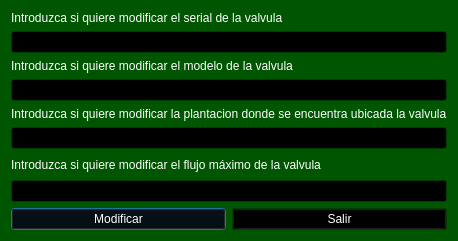
<?xml version="1.0" encoding="UTF-8"?>
<ui version="4.0">
 <class>Interfaz_modificacion</class>
 <widget class="QDialog" name="Interfaz_modificacion">
  <property name="geometry">
   <rect>
    <x>0</x>
    <y>0</y>
    <width>417</width>
    <height>241</height>
   </rect>
  </property>
  <property name="palette">
   <palette>
    <active>
     <colorrole role="WindowText">
      <brush brushstyle="SolidPattern">
       <color alpha="255">
        <red>255</red>
        <green>255</green>
        <blue>255</blue>
       </color>
      </brush>
     </colorrole>
     <colorrole role="Button">
      <brush brushstyle="SolidPattern">
       <color alpha="255">
        <red>0</red>
        <green>0</green>
        <blue>0</blue>
       </color>
      </brush>
     </colorrole>
     <colorrole role="Light">
      <brush brushstyle="SolidPattern">
       <color alpha="255">
        <red>0</red>
        <green>127</green>
        <blue>0</blue>
       </color>
      </brush>
     </colorrole>
     <colorrole role="Midlight">
      <brush brushstyle="SolidPattern">
       <color alpha="255">
        <red>0</red>
        <green>106</green>
        <blue>0</blue>
       </color>
      </brush>
     </colorrole>
     <colorrole role="Dark">
      <brush brushstyle="SolidPattern">
       <color alpha="255">
        <red>0</red>
        <green>42</green>
        <blue>0</blue>
       </color>
      </brush>
     </colorrole>
     <colorrole role="Mid">
      <brush brushstyle="SolidPattern">
       <color alpha="255">
        <red>0</red>
        <green>56</green>
        <blue>0</blue>
       </color>
      </brush>
     </colorrole>
     <colorrole role="Text">
      <brush brushstyle="SolidPattern">
       <color alpha="255">
        <red>255</red>
        <green>255</green>
        <blue>255</blue>
       </color>
      </brush>
     </colorrole>
     <colorrole role="BrightText">
      <brush brushstyle="SolidPattern">
       <color alpha="255">
        <red>255</red>
        <green>255</green>
        <blue>255</blue>
       </color>
      </brush>
     </colorrole>
     <colorrole role="ButtonText">
      <brush brushstyle="SolidPattern">
       <color alpha="255">
        <red>255</red>
        <green>255</green>
        <blue>255</blue>
       </color>
      </brush>
     </colorrole>
     <colorrole role="Base">
      <brush brushstyle="SolidPattern">
       <color alpha="255">
        <red>0</red>
        <green>0</green>
        <blue>0</blue>
       </color>
      </brush>
     </colorrole>
     <colorrole role="Window">
      <brush brushstyle="SolidPattern">
       <color alpha="255">
        <red>0</red>
        <green>85</green>
        <blue>0</blue>
       </color>
      </brush>
     </colorrole>
     <colorrole role="Shadow">
      <brush brushstyle="SolidPattern">
       <color alpha="255">
        <red>0</red>
        <green>0</green>
        <blue>0</blue>
       </color>
      </brush>
     </colorrole>
     <colorrole role="AlternateBase">
      <brush brushstyle="SolidPattern">
       <color alpha="255">
        <red>0</red>
        <green>42</green>
        <blue>0</blue>
       </color>
      </brush>
     </colorrole>
     <colorrole role="ToolTipBase">
      <brush brushstyle="SolidPattern">
       <color alpha="255">
        <red>255</red>
        <green>255</green>
        <blue>220</blue>
       </color>
      </brush>
     </colorrole>
     <colorrole role="ToolTipText">
      <brush brushstyle="SolidPattern">
       <color alpha="255">
        <red>0</red>
        <green>0</green>
        <blue>0</blue>
       </color>
      </brush>
     </colorrole>
    </active>
    <inactive>
     <colorrole role="WindowText">
      <brush brushstyle="SolidPattern">
       <color alpha="255">
        <red>255</red>
        <green>255</green>
        <blue>255</blue>
       </color>
      </brush>
     </colorrole>
     <colorrole role="Button">
      <brush brushstyle="SolidPattern">
       <color alpha="255">
        <red>0</red>
        <green>0</green>
        <blue>0</blue>
       </color>
      </brush>
     </colorrole>
     <colorrole role="Light">
      <brush brushstyle="SolidPattern">
       <color alpha="255">
        <red>0</red>
        <green>127</green>
        <blue>0</blue>
       </color>
      </brush>
     </colorrole>
     <colorrole role="Midlight">
      <brush brushstyle="SolidPattern">
       <color alpha="255">
        <red>0</red>
        <green>106</green>
        <blue>0</blue>
       </color>
      </brush>
     </colorrole>
     <colorrole role="Dark">
      <brush brushstyle="SolidPattern">
       <color alpha="255">
        <red>0</red>
        <green>42</green>
        <blue>0</blue>
       </color>
      </brush>
     </colorrole>
     <colorrole role="Mid">
      <brush brushstyle="SolidPattern">
       <color alpha="255">
        <red>0</red>
        <green>56</green>
        <blue>0</blue>
       </color>
      </brush>
     </colorrole>
     <colorrole role="Text">
      <brush brushstyle="SolidPattern">
       <color alpha="255">
        <red>255</red>
        <green>255</green>
        <blue>255</blue>
       </color>
      </brush>
     </colorrole>
     <colorrole role="BrightText">
      <brush brushstyle="SolidPattern">
       <color alpha="255">
        <red>255</red>
        <green>255</green>
        <blue>255</blue>
       </color>
      </brush>
     </colorrole>
     <colorrole role="ButtonText">
      <brush brushstyle="SolidPattern">
       <color alpha="255">
        <red>255</red>
        <green>255</green>
        <blue>255</blue>
       </color>
      </brush>
     </colorrole>
     <colorrole role="Base">
      <brush brushstyle="SolidPattern">
       <color alpha="255">
        <red>0</red>
        <green>0</green>
        <blue>0</blue>
       </color>
      </brush>
     </colorrole>
     <colorrole role="Window">
      <brush brushstyle="SolidPattern">
       <color alpha="255">
        <red>0</red>
        <green>85</green>
        <blue>0</blue>
       </color>
      </brush>
     </colorrole>
     <colorrole role="Shadow">
      <brush brushstyle="SolidPattern">
       <color alpha="255">
        <red>0</red>
        <green>0</green>
        <blue>0</blue>
       </color>
      </brush>
     </colorrole>
     <colorrole role="AlternateBase">
      <brush brushstyle="SolidPattern">
       <color alpha="255">
        <red>0</red>
        <green>42</green>
        <blue>0</blue>
       </color>
      </brush>
     </colorrole>
     <colorrole role="ToolTipBase">
      <brush brushstyle="SolidPattern">
       <color alpha="255">
        <red>255</red>
        <green>255</green>
        <blue>220</blue>
       </color>
      </brush>
     </colorrole>
     <colorrole role="ToolTipText">
      <brush brushstyle="SolidPattern">
       <color alpha="255">
        <red>0</red>
        <green>0</green>
        <blue>0</blue>
       </color>
      </brush>
     </colorrole>
    </inactive>
    <disabled>
     <colorrole role="WindowText">
      <brush brushstyle="SolidPattern">
       <color alpha="255">
        <red>0</red>
        <green>42</green>
        <blue>0</blue>
       </color>
      </brush>
     </colorrole>
     <colorrole role="Button">
      <brush brushstyle="SolidPattern">
       <color alpha="255">
        <red>0</red>
        <green>0</green>
        <blue>0</blue>
       </color>
      </brush>
     </colorrole>
     <colorrole role="Light">
      <brush brushstyle="SolidPattern">
       <color alpha="255">
        <red>0</red>
        <green>127</green>
        <blue>0</blue>
       </color>
      </brush>
     </colorrole>
     <colorrole role="Midlight">
      <brush brushstyle="SolidPattern">
       <color alpha="255">
        <red>0</red>
        <green>106</green>
        <blue>0</blue>
       </color>
      </brush>
     </colorrole>
     <colorrole role="Dark">
      <brush brushstyle="SolidPattern">
       <color alpha="255">
        <red>0</red>
        <green>42</green>
        <blue>0</blue>
       </color>
      </brush>
     </colorrole>
     <colorrole role="Mid">
      <brush brushstyle="SolidPattern">
       <color alpha="255">
        <red>0</red>
        <green>56</green>
        <blue>0</blue>
       </color>
      </brush>
     </colorrole>
     <colorrole role="Text">
      <brush brushstyle="SolidPattern">
       <color alpha="255">
        <red>0</red>
        <green>42</green>
        <blue>0</blue>
       </color>
      </brush>
     </colorrole>
     <colorrole role="BrightText">
      <brush brushstyle="SolidPattern">
       <color alpha="255">
        <red>255</red>
        <green>255</green>
        <blue>255</blue>
       </color>
      </brush>
     </colorrole>
     <colorrole role="ButtonText">
      <brush brushstyle="SolidPattern">
       <color alpha="255">
        <red>0</red>
        <green>42</green>
        <blue>0</blue>
       </color>
      </brush>
     </colorrole>
     <colorrole role="Base">
      <brush brushstyle="SolidPattern">
       <color alpha="255">
        <red>0</red>
        <green>85</green>
        <blue>0</blue>
       </color>
      </brush>
     </colorrole>
     <colorrole role="Window">
      <brush brushstyle="SolidPattern">
       <color alpha="255">
        <red>0</red>
        <green>85</green>
        <blue>0</blue>
       </color>
      </brush>
     </colorrole>
     <colorrole role="Shadow">
      <brush brushstyle="SolidPattern">
       <color alpha="255">
        <red>0</red>
        <green>0</green>
        <blue>0</blue>
       </color>
      </brush>
     </colorrole>
     <colorrole role="AlternateBase">
      <brush brushstyle="SolidPattern">
       <color alpha="255">
        <red>0</red>
        <green>85</green>
        <blue>0</blue>
       </color>
      </brush>
     </colorrole>
     <colorrole role="ToolTipBase">
      <brush brushstyle="SolidPattern">
       <color alpha="255">
        <red>255</red>
        <green>255</green>
        <blue>220</blue>
       </color>
      </brush>
     </colorrole>
     <colorrole role="ToolTipText">
      <brush brushstyle="SolidPattern">
       <color alpha="255">
        <red>0</red>
        <green>0</green>
        <blue>0</blue>
       </color>
      </brush>
     </colorrole>
    </disabled>
   </palette>
  </property>
  <property name="windowTitle">
   <string>Panel de Modificación</string>
  </property>
  <property name="windowIcon">
   <iconset resource="Imagenes.qrc">
    <normaloff>:/new/prefix1/Images/folder_users.ico</normaloff>:/new/prefix1/Images/folder_users.ico</iconset>
  </property>
  <layout class="QGridLayout" name="gridLayout">
   <item row="0" column="0">
    <layout class="QVBoxLayout" name="verticalLayout_8">
     <item>
      <layout class="QVBoxLayout" name="verticalLayout_7">
       <item>
        <layout class="QVBoxLayout" name="verticalLayout_6">
         <item>
          <layout class="QVBoxLayout" name="verticalLayout_5">
           <item>
            <layout class="QVBoxLayout" name="verticalLayout">
             <item>
              <widget class="QLabel" name="label_3">
               <property name="text">
                <string>Introduzca si quiere modificar el serial de la valvula</string>
               </property>
              </widget>
             </item>
             <item>
              <widget class="QLineEdit" name="Serial_line"/>
             </item>
            </layout>
           </item>
           <item>
            <layout class="QVBoxLayout" name="verticalLayout_2">
             <item>
              <widget class="QLabel" name="label_4">
               <property name="text">
                <string>Introduzca si quiere modificar el modelo de la valvula</string>
               </property>
              </widget>
             </item>
             <item>
              <widget class="QLineEdit" name="Modelo_line"/>
             </item>
            </layout>
           </item>
          </layout>
         </item>
         <item>
          <layout class="QVBoxLayout" name="verticalLayout_4">
           <item>
            <widget class="QLabel" name="label">
             <property name="text">
              <string>Introduzca si quiere modificar la plantacion donde se encuentra ubicada la valvula</string>
             </property>
            </widget>
           </item>
           <item>
            <widget class="QLineEdit" name="Plantacion_line"/>
           </item>
          </layout>
         </item>
        </layout>
       </item>
       <item>
        <layout class="QVBoxLayout" name="verticalLayout_3">
         <item>
          <widget class="QLabel" name="label_2">
           <property name="text">
            <string>Introduzca si quiere modificar el flujo máximo de la valvula </string>
           </property>
          </widget>
         </item>
         <item>
          <widget class="QLineEdit" name="Flujo_line"/>
         </item>
        </layout>
       </item>
      </layout>
     </item>
     <item>
      <layout class="QHBoxLayout" name="horizontalLayout">
       <item>
        <widget class="QPushButton" name="modificar">
         <property name="text">
          <string>Modificar</string>
         </property>
        </widget>
       </item>
       <item>
        <widget class="QPushButton" name="salir">
         <property name="text">
          <string>Salir</string>
         </property>
        </widget>
       </item>
      </layout>
     </item>
    </layout>
   </item>
  </layout>
 </widget>
 <resources>
  <include location="Imagenes.qrc"/>
 </resources>
 <connections/>
</ui>
